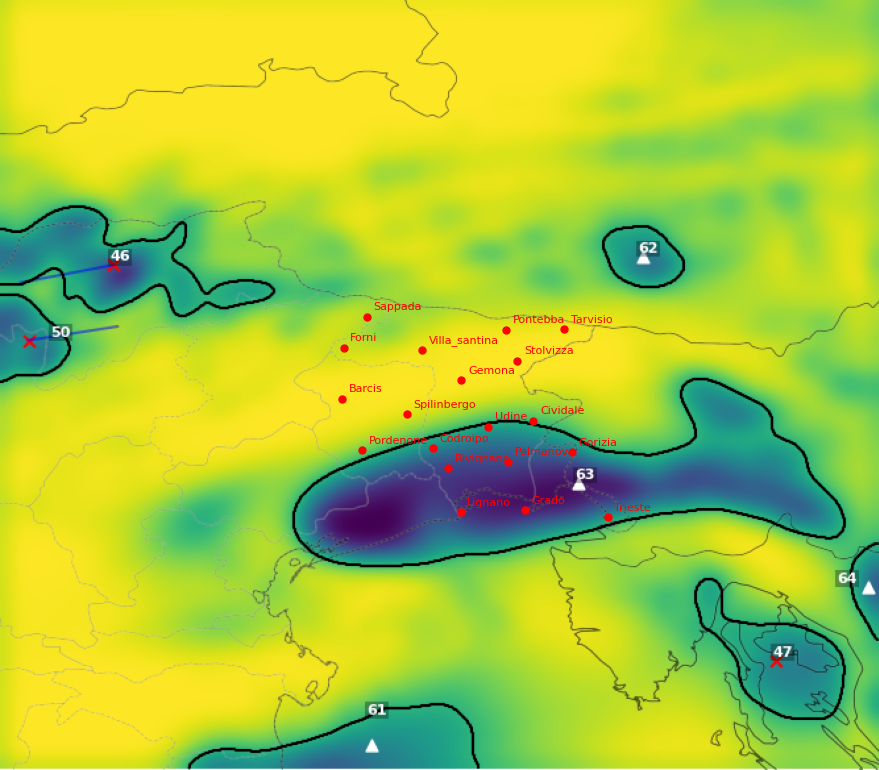
#> input picture reasoning/cloud_at_5.5km/cloud_500_20191102_1700.png, 879 x 770 px, found by its file name
$ python fronts.py
#> lines starting #> are read from the running program, lines starting #| are printed output that depends on the picture
path = "./extracted_grib_bw/cloud_at_5_5km/cloud_500_20191102_1700.png"
path1 = "./extracted_grib_bw/winds_at_5_5km/wind_500_20191102_1700.txt"
import os

import cv2
import numpy as np
import pandas as pd
from PIL import Image
from scipy import ndimage
from scipy.interpolate import griddata
from scipy.ndimage import gaussian_filter
from scipy.ndimage import zoom

filename = os.path.basename(path)

import matplotlib.pyplot as plt

img = Image.open(path)
#> img is the input picture: PIL image 879x770 RGBA; mean R, G, B, A 167.7, 201.9, 58.6, 255
img_array = np.array(img)
red_channel = img_array.astype(np.float32) / 255.0
red_channel = red_channel[:, :, 0]  # Extract the red channel
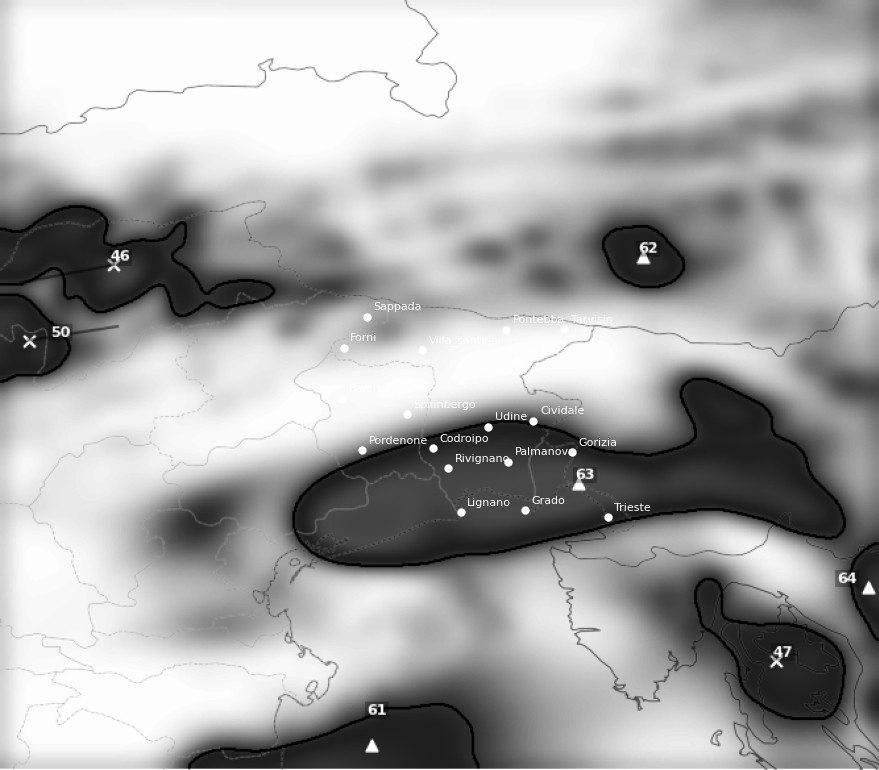
#> red_channel: shape (770, 879) float32; min 0, max 1, mean 0.658
print(red_channel.shape)
#| (770, 879)

# Read wind data
#> (the run stopped early here; a loop or call above may not have finished)

$ run again, with reasoning/cloud_at_5.5km/cloud_500_20191101_0300.png copied over reasoning/cloud_at_5.5km/cloud_500_20191102_1700.png
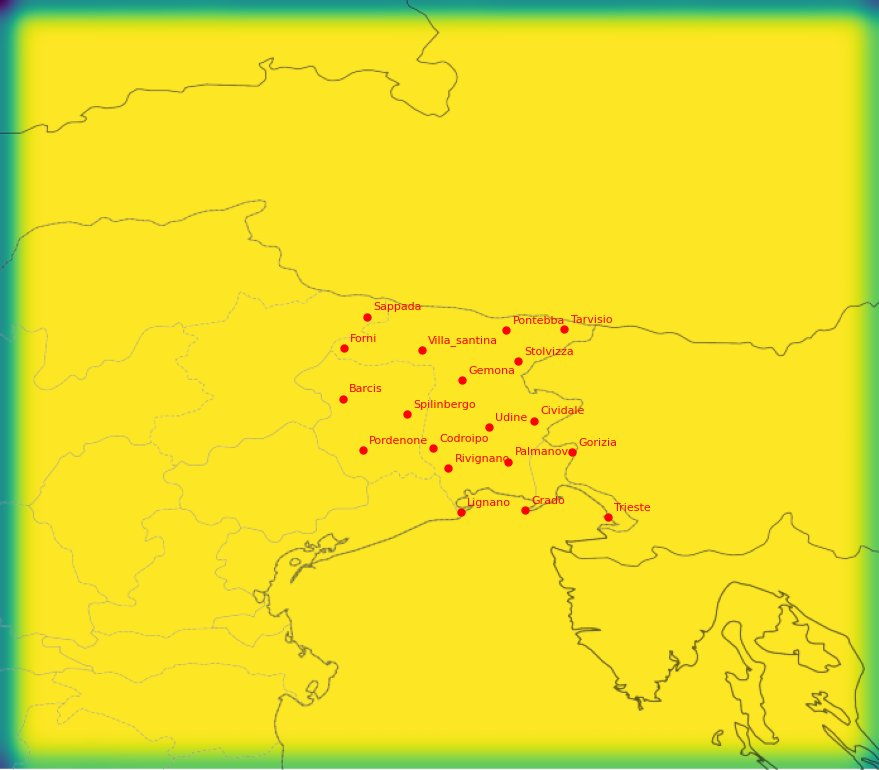
#> input picture reasoning/cloud_at_5.5km/cloud_500_20191101_0300.png, 879 x 770 px, found by its file name
#> img is the input picture: PIL image 879x770 RGBA; mean R, G, B, A 234.6, 224.4, 41.6, 255
#> `red_channel = red_channel[:, :, 0]`:
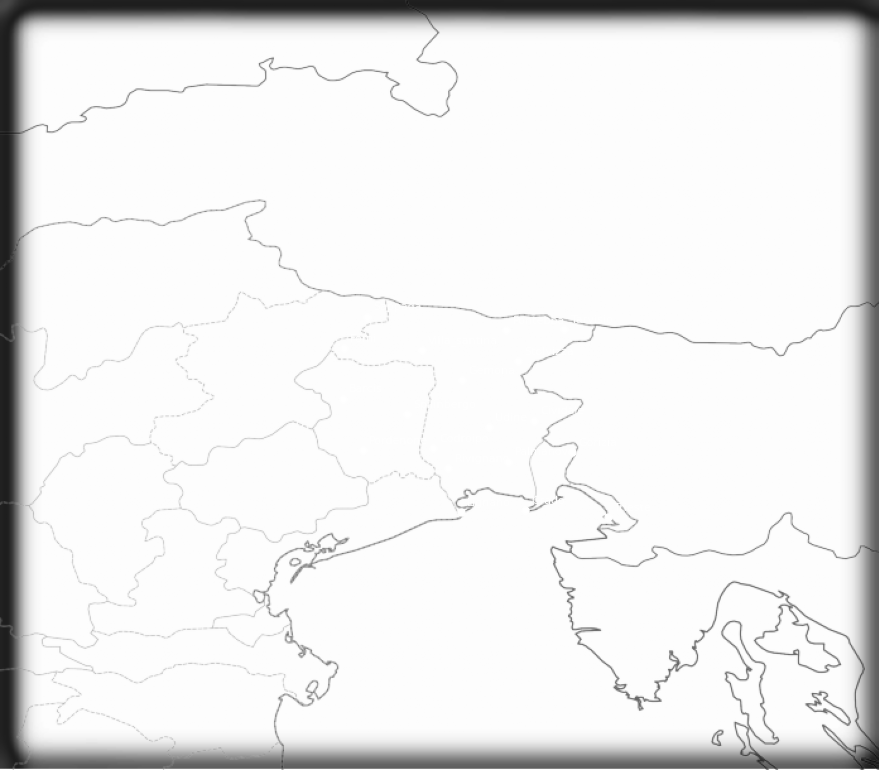
#> red_channel: shape (770, 879) float32; min 0.0588, max 1, mean 0.92
#| (770, 879)
